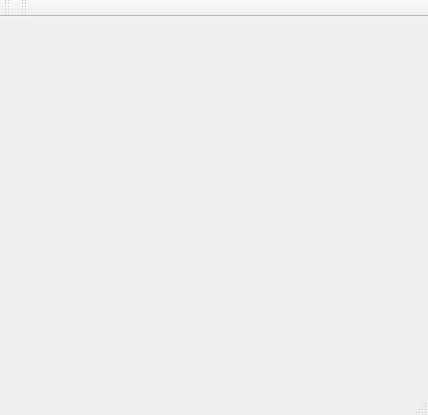
<?xml version="1.0" encoding="UTF-8"?>
<ui version="4.0">
 <class>MainWindow</class>
 <widget class="QMainWindow" name="MainWindow">
  <property name="geometry">
   <rect>
    <x>0</x>
    <y>0</y>
    <width>428</width>
    <height>415</height>
   </rect>
  </property>
  <property name="windowTitle">
   <string>MainWindow</string>
  </property>
  <widget class="QWidget" name="centralWidget">
   <layout class="QHBoxLayout" name="horizontalLayout_3">
    <item>
     <layout class="QHBoxLayout" name="horizontalLayout_2"/>
    </item>
   </layout>
  </widget>
  <widget class="QMenuBar" name="menuBar">
   <property name="geometry">
    <rect>
     <x>0</x>
     <y>0</y>
     <width>428</width>
     <height>26</height>
    </rect>
   </property>
  </widget>
  <widget class="QToolBar" name="mainToolBar">
   <attribute name="toolBarArea">
    <enum>TopToolBarArea</enum>
   </attribute>
   <attribute name="toolBarBreak">
    <bool>false</bool>
   </attribute>
  </widget>
  <widget class="QStatusBar" name="statusBar"/>
  <widget class="QToolBar" name="toolBar">
   <property name="windowTitle">
    <string>toolBar</string>
   </property>
   <attribute name="toolBarArea">
    <enum>TopToolBarArea</enum>
   </attribute>
   <attribute name="toolBarBreak">
    <bool>false</bool>
   </attribute>
  </widget>
 </widget>
 <layoutdefault spacing="6" margin="11"/>
 <resources/>
 <connections/>
</ui>
